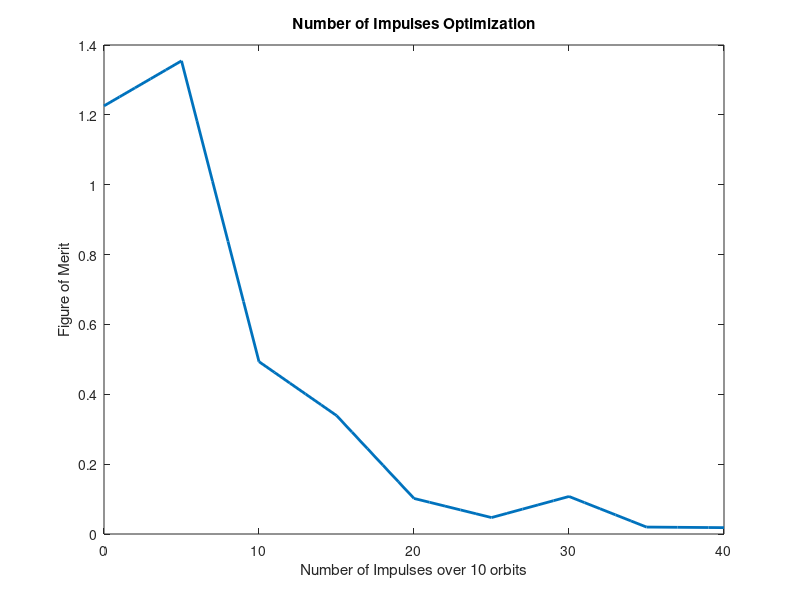

This figure's MATLAB source:
%% Hybrid Optimization Plot %%

num_impulses = 0:5:40;
num_impulses_interp = 0:1:40;
settling_time = [23, 15, 9.5, 8, 6, 4.5, 3.5, 3, 3];  
input_current = [3.19, 3.21, 3.21, 3.47, 3.21, 3.53, 3.93, 4.09, 3.94];
mag_torque_norm = [0.0073, 0.0095, 0.0072, 0.0065, 0.0041, 0.0032, 0.0055, 0.0025, 0.0024];
imp_torque_norm = [0, 0.00024184, 0.00031629, 0.00039259, 0.00039691, 0.00046640, 0.00066626, 0.00060925, 0.00055208];
fig_of_merit = settling_time.*(mag_torque_norm.^2 + imp_torque_norm.^2);
fig_of_merit_interp = 1000*interp1(num_impulses, fig_of_merit, num_impulses_interp, 'linear');       % Interpolate available power



figure;
plot(num_impulses_interp, fig_of_merit_interp, 'LineWidth', 2);
title('Number of Impulses Optimization');
ylabel('Figure of Merit');
xlabel('Number of Impulses over 10 orbits');

